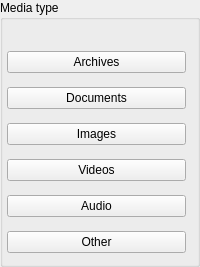
       <widget class="QGroupBox" name="wMediaType">
        <property name="title">
         <string>Media type</string>
        </property>
        <layout class="QVBoxLayout" name="wMediaTypeLayout">
         <property name="spacing">
          <number>0</number>
         </property>
         <property name="leftMargin">
          <number>4</number>
         </property>
         <property name="topMargin">
          <number>24</number>
         </property>
         <property name="rightMargin">
          <number>4</number>
         </property>
         <property name="bottomMargin">
          <number>4</number>
         </property>
         <item>
          <widget class="QFrame" name="fArchives">
           <property name="minimumSize">
            <size>
             <width>0</width>
             <height>36</height>
            </size>
           </property>
           <layout class="QHBoxLayout" name="horizontalLayout_3">
            <property name="spacing">
             <number>0</number>
            </property>
            <property name="leftMargin">
             <number>0</number>
            </property>
            <property name="topMargin">
             <number>0</number>
            </property>
            <property name="rightMargin">
             <number>0</number>
            </property>
            <property name="bottomMargin">
             <number>0</number>
            </property>
            <item>
             <widget class="QPushButton" name="bArchives">
              <property name="sizePolicy">
               <sizepolicy hsizetype="Expanding" vsizetype="Fixed">
                <horstretch>0</horstretch>
                <verstretch>0</verstretch>
               </sizepolicy>
              </property>
              <property name="cursor">
               <cursorShape>PointingHandCursor</cursorShape>
              </property>
              <property name="text">
               <string>Archives</string>
              </property>
              <property name="icon">
               <iconset theme="compressed" resource="../../../gui/Resources_win.qrc">
                <normaloff>:/images/transfer_manager/sidebar/compressed_default.png</normaloff>:/images/transfer_manager/sidebar/compressed_default.png</iconset>
              </property>
              <property name="checkable">
               <bool>true</bool>
              </property>
              <property name="autoDefault">
               <bool>false</bool>
              </property>
              <property name="default_icon" stdset="0">
               <string notr="true">qrc:/images/transfer_manager/sidebar/compressed_default.png</string>
              </property>
             </widget>
            </item>
            <item alignment="Qt::AlignRight">
             <widget class="QLabel" name="lArchivesNb">
              <property name="enabled">
               <bool>true</bool>
              </property>
              <property name="sizePolicy">
               <sizepolicy hsizetype="MinimumExpanding" vsizetype="Fixed">
                <horstretch>0</horstretch>
                <verstretch>0</verstretch>
               </sizepolicy>
              </property>
              <property name="minimumSize">
               <size>
                <width>0</width>
                <height>24</height>
               </size>
              </property>
              <property name="maximumSize">
               <size>
                <width>16777215</width>
                <height>24</height>
               </size>
              </property>
              <property name="text">
               <string notr="true"/>
              </property>
             </widget>
            </item>
           </layout>
          </widget>
         </item>
         <item>
          <widget class="QFrame" name="fDocuments">
           <property name="minimumSize">
            <size>
             <width>0</width>
             <height>36</height>
            </size>
           </property>
           <layout class="QHBoxLayout" name="horizontalLayout_7">
            <property name="spacing">
             <number>0</number>
            </property>
            <property name="leftMargin">
             <number>0</number>
            </property>
            <property name="topMargin">
             <number>0</number>
            </property>
            <property name="rightMargin">
             <number>0</number>
            </property>
            <property name="bottomMargin">
             <number>0</number>
            </property>
            <item>
             <widget class="QPushButton" name="bDocuments">
              <property name="sizePolicy">
               <sizepolicy hsizetype="Expanding" vsizetype="Fixed">
                <horstretch>0</horstretch>
                <verstretch>0</verstretch>
               </sizepolicy>
              </property>
              <property name="cursor">
               <cursorShape>PointingHandCursor</cursorShape>
              </property>
              <property name="text">
               <string>Documents</string>
              </property>
              <property name="icon">
               <iconset theme="text" resource="../../../gui/Resources_win.qrc">
                <normaloff>:/images/transfer_manager/sidebar/text_default.png</normaloff>:/images/transfer_manager/sidebar/text_default.png</iconset>
              </property>
              <property name="checkable">
               <bool>true</bool>
              </property>
              <property name="autoDefault">
               <bool>false</bool>
              </property>
              <property name="default_icon" stdset="0">
               <string notr="true">qrc:/images/transfer_manager/sidebar/text_default.png</string>
              </property>
             </widget>
            </item>
            <item alignment="Qt::AlignRight">
             <widget class="QLabel" name="lDocumentsNb">
              <property name="sizePolicy">
               <sizepolicy hsizetype="MinimumExpanding" vsizetype="Fixed">
                <horstretch>0</horstretch>
                <verstretch>0</verstretch>
               </sizepolicy>
              </property>
              <property name="minimumSize">
               <size>
                <width>0</width>
                <height>24</height>
               </size>
              </property>
              <property name="maximumSize">
               <size>
                <width>16777215</width>
                <height>24</height>
               </size>
              </property>
              <property name="text">
               <string notr="true"/>
              </property>
             </widget>
            </item>
           </layout>
          </widget>
         </item>
         <item>
          <widget class="QFrame" name="fImages">
           <property name="minimumSize">
            <size>
             <width>0</width>
             <height>36</height>
            </size>
           </property>
           <layout class="QHBoxLayout" name="horizontalLayout_8">
            <property name="spacing">
             <number>0</number>
            </property>
            <property name="leftMargin">
             <number>0</number>
            </property>
            <property name="topMargin">
             <number>0</number>
            </property>
            <property name="rightMargin">
             <number>0</number>
            </property>
            <property name="bottomMargin">
             <number>0</number>
            </property>
            <item>
             <widget class="QPushButton" name="bImages">
              <property name="sizePolicy">
               <sizepolicy hsizetype="Expanding" vsizetype="Fixed">
                <horstretch>0</horstretch>
                <verstretch>0</verstretch>
               </sizepolicy>
              </property>
              <property name="cursor">
               <cursorShape>PointingHandCursor</cursorShape>
              </property>
              <property name="text">
               <string>Images</string>
              </property>
              <property name="icon">
               <iconset theme="image" resource="../../../gui/Resources_win.qrc">
                <normaloff>:/images/transfer_manager/sidebar/image_default.png</normaloff>:/images/transfer_manager/sidebar/image_default.png</iconset>
              </property>
              <property name="checkable">
               <bool>true</bool>
              </property>
              <property name="autoDefault">
               <bool>false</bool>
              </property>
              <property name="default_icon" stdset="0">
               <string notr="true">qrc:/images/transfer_manager/sidebar/image_default.png</string>
              </property>
             </widget>
            </item>
            <item alignment="Qt::AlignRight">
             <widget class="QLabel" name="lImagesNb">
              <property name="sizePolicy">
               <sizepolicy hsizetype="MinimumExpanding" vsizetype="Fixed">
                <horstretch>0</horstretch>
                <verstretch>0</verstretch>
               </sizepolicy>
              </property>
              <property name="minimumSize">
               <size>
                <width>0</width>
                <height>24</height>
               </size>
              </property>
              <property name="maximumSize">
               <size>
                <width>16777215</width>
                <height>24</height>
               </size>
              </property>
              <property name="text">
               <string notr="true"/>
              </property>
             </widget>
            </item>
           </layout>
          </widget>
         </item>
         <item>
          <widget class="QFrame" name="fVideos">
           <property name="minimumSize">
            <size>
             <width>0</width>
             <height>36</height>
            </size>
           </property>
           <layout class="QHBoxLayout" name="horizontalLayout_9">
            <property name="spacing">
             <number>0</number>
            </property>
            <property name="leftMargin">
             <number>0</number>
            </property>
            <property name="topMargin">
             <number>0</number>
            </property>
            <property name="rightMargin">
             <number>0</number>
            </property>
            <property name="bottomMargin">
             <number>0</number>
            </property>
            <item>
             <widget class="QPushButton" name="bVideos">
              <property name="sizePolicy">
               <sizepolicy hsizetype="Expanding" vsizetype="Fixed">
                <horstretch>0</horstretch>
                <verstretch>0</verstretch>
               </sizepolicy>
              </property>
              <property name="cursor">
               <cursorShape>PointingHandCursor</cursorShape>
              </property>
              <property name="text">
               <string>Videos</string>
              </property>
              <property name="icon">
               <iconset theme="video" resource="../../../gui/Resources_win.qrc">
                <normaloff>:/images/transfer_manager/sidebar/video_default.png</normaloff>:/images/transfer_manager/sidebar/video_default.png</iconset>
              </property>
              <property name="checkable">
               <bool>true</bool>
              </property>
              <property name="autoDefault">
               <bool>false</bool>
              </property>
              <property name="default_icon" stdset="0">
               <string notr="true">qrc:/images/transfer_manager/sidebar/video_default.png</string>
              </property>
             </widget>
            </item>
            <item alignment="Qt::AlignRight">
             <widget class="QLabel" name="lVideosNb">
              <property name="sizePolicy">
               <sizepolicy hsizetype="MinimumExpanding" vsizetype="Fixed">
                <horstretch>0</horstretch>
                <verstretch>0</verstretch>
               </sizepolicy>
              </property>
              <property name="minimumSize">
               <size>
                <width>0</width>
                <height>24</height>
               </size>
              </property>
              <property name="maximumSize">
               <size>
                <width>16777215</width>
                <height>24</height>
               </size>
              </property>
              <property name="text">
               <string notr="true"/>
              </property>
             </widget>
            </item>
           </layout>
          </widget>
         </item>
         <item>
          <widget class="QFrame" name="fAudio">
           <property name="minimumSize">
            <size>
             <width>0</width>
             <height>36</height>
            </size>
           </property>
           <layout class="QHBoxLayout" name="horizontalLayout_6">
            <property name="spacing">
             <number>0</number>
            </property>
            <property name="leftMargin">
             <number>0</number>
            </property>
            <property name="topMargin">
             <number>0</number>
            </property>
            <property name="rightMargin">
             <number>0</number>
            </property>
            <property name="bottomMargin">
             <number>0</number>
            </property>
            <item>
             <widget class="QPushButton" name="bAudio">
              <property name="sizePolicy">
               <sizepolicy hsizetype="Expanding" vsizetype="Fixed">
                <horstretch>0</horstretch>
                <verstretch>0</verstretch>
               </sizepolicy>
              </property>
              <property name="cursor">
               <cursorShape>PointingHandCursor</cursorShape>
              </property>
              <property name="text">
               <string>Audio</string>
              </property>
              <property name="icon">
               <iconset theme="audio" resource="../../../gui/Resources_win.qrc">
                <normaloff>:/images/transfer_manager/sidebar/audio_default.png</normaloff>:/images/transfer_manager/sidebar/audio_default.png</iconset>
              </property>
              <property name="checkable">
               <bool>true</bool>
              </property>
              <property name="autoDefault">
               <bool>false</bool>
              </property>
              <property name="default_icon" stdset="0">
               <string notr="true">qrc:/images/transfer_manager/sidebar/audio_default.png</string>
              </property>
             </widget>
            </item>
            <item alignment="Qt::AlignRight">
             <widget class="QLabel" name="lAudioNb">
              <property name="sizePolicy">
               <sizepolicy hsizetype="MinimumExpanding" vsizetype="Fixed">
                <horstretch>0</horstretch>
                <verstretch>0</verstretch>
               </sizepolicy>
              </property>
              <property name="minimumSize">
               <size>
                <width>0</width>
                <height>24</height>
               </size>
              </property>
              <property name="maximumSize">
               <size>
                <width>16777215</width>
                <height>24</height>
               </size>
              </property>
              <property name="text">
               <string notr="true"/>
              </property>
             </widget>
            </item>
           </layout>
          </widget>
         </item>
         <item>
          <widget class="QFrame" name="fOther">
           <property name="minimumSize">
            <size>
             <width>0</width>
             <height>36</height>
            </size>
           </property>
           <layout class="QHBoxLayout" name="horizontalLayout_4">
            <property name="spacing">
             <number>0</number>
            </property>
            <property name="leftMargin">
             <number>0</number>
            </property>
            <property name="topMargin">
             <number>0</number>
            </property>
            <property name="rightMargin">
             <number>0</number>
            </property>
            <property name="bottomMargin">
             <number>0</number>
            </property>
            <item>
             <widget class="QPushButton" name="bOther">
              <property name="sizePolicy">
               <sizepolicy hsizetype="Expanding" vsizetype="Fixed">
                <horstretch>0</horstretch>
                <verstretch>0</verstretch>
               </sizepolicy>
              </property>
              <property name="cursor">
               <cursorShape>PointingHandCursor</cursorShape>
              </property>
              <property name="text">
               <string>Other</string>
              </property>
              <property name="icon">
               <iconset theme="generic" resource="../../../gui/Resources_win.qrc">
                <normaloff>:/images/transfer_manager/sidebar/generic_default.png</normaloff>:/images/transfer_manager/sidebar/generic_default.png</iconset>
              </property>
              <property name="checkable">
               <bool>true</bool>
              </property>
              <property name="autoDefault">
               <bool>false</bool>
              </property>
              <property name="default_icon" stdset="0">
               <string notr="true">qrc:/images/transfer_manager/sidebar/generic_default.png</string>
              </property>
             </widget>
            </item>
            <item alignment="Qt::AlignRight">
             <widget class="QLabel" name="lOtherNb">
              <property name="sizePolicy">
               <sizepolicy hsizetype="MinimumExpanding" vsizetype="Fixed">
                <horstretch>0</horstretch>
                <verstretch>0</verstretch>
               </sizepolicy>
              </property>
              <property name="minimumSize">
               <size>
                <width>0</width>
                <height>24</height>
               </size>
              </property>
              <property name="maximumSize">
               <size>
                <width>16777215</width>
                <height>24</height>
               </size>
              </property>
              <property name="text">
               <string notr="true"/>
              </property>
             </widget>
            </item>
           </layout>
          </widget>
         </item>
        </layout>
       </widget>
